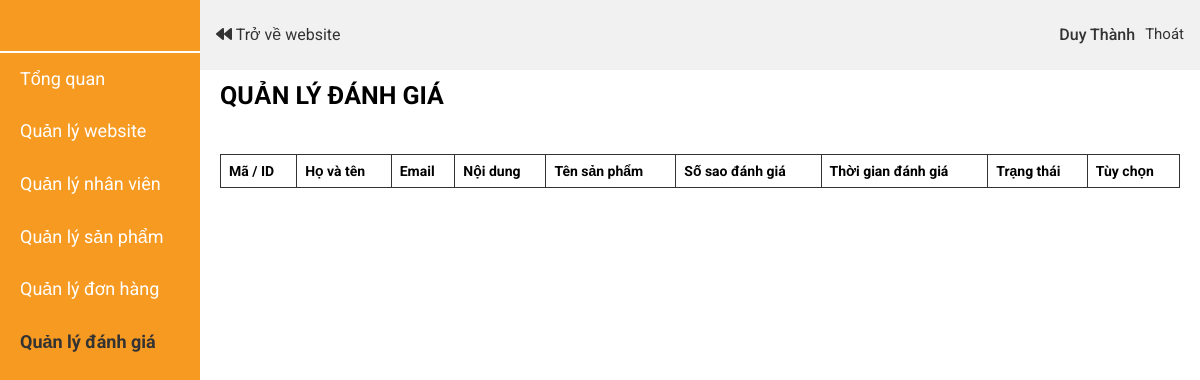
The page /?controller=quanlydanhgia (signed in) on the database as committed earlier.
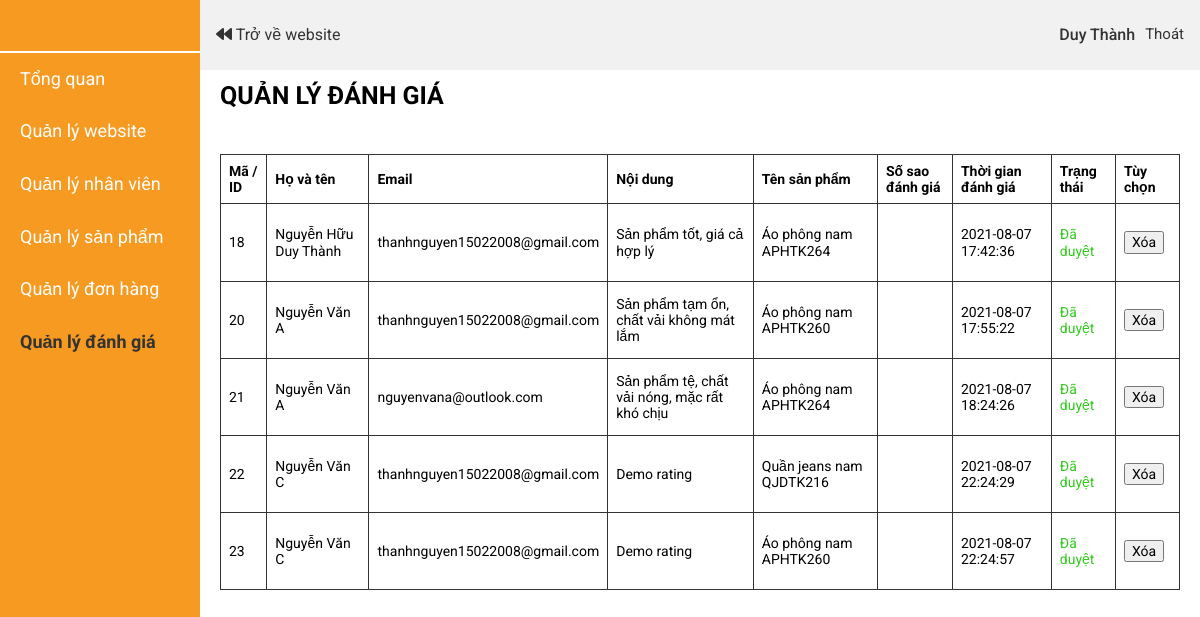
The same page on the database as committed later.
### tables this page shows
CREATE TABLE `rating` (
  `id` int(11) NOT NULL,
  `product_id` int(11) DEFAULT NULL,
  `rate` float DEFAULT NULL,
  `fullname` varchar(100) DEFAULT NULL,
  `email` varchar(100) DEFAULT NULL,
  `content` varchar(1000) DEFAULT NULL,
  `time_rate` datetime DEFAULT NULL,
  `user_id` int(11) DEFAULT NULL,
  `status` int(11) DEFAULT NULL
);

CREATE TABLE `product` (
  `id` int(11) NOT NULL,
  `name` varchar(200) DEFAULT NULL,
  `price` int(11) DEFAULT NULL,
  `image` varchar(200) DEFAULT NULL,
  `description` varchar(1000) DEFAULT NULL,
  `qty` int(11) DEFAULT NULL,
  `catalog` int(11) DEFAULT NULL,
  `total_rate` float DEFAULT NULL,
  `rate_times` int(11) DEFAULT NULL,
  `image2` varchar(200) DEFAULT NULL,
  `image3` varchar(200) DEFAULT NULL,
  `image4` varchar(200) DEFAULT NULL
);

### Controller/C-quanlydanhgia.php (called while the page is built, shortened)
<?php
    if(isset($_SESSION['admin'])){
        $admin = $database->get('admin', array('id'=>$_SESSION['admin']));
    }
    $rating_confirmed = $database->get('rating', array('status'=>1));
    require_once './View/V-quanlydanhgia.php';
?>

### Model/M-database.php (called while the page is built, shortened)
<?php
    class database{
        protected $conn= null;
        protected $host='localhost';
        protected $user='root';
        protected $pass='';
        protected $dbname='fashiongenz';
        public function connect(){
             $this->conn = new mysqli($this->host,$this->user,$this->pass,$this->dbname);
        }
        public function get($table,$condition=array()){
          $sql= "SELECT * FROM $table ";
          if(!empty($condition)){
               $sql.="WHERE";
               foreach ($condition as $key => $value){
                    $sql.= " $key = '$value' AND";
               }
               $sql= trim($sql,"AND");
          }
          $query = mysqli_query($this->conn, $sql);
          $result=array();
          if ($query){
               while ($row= mysqli_fetch_assoc($query)){
                    $result[]=$row;
               }
          }
          return $result;
     }
    }
?>

### View/V-quanlydanhgia.php (the view, shortened to what this page needs)
<!DOCTYPE html>
<html lang="en">
<head>
    <link rel="stylesheet" href="./Assets/Css/grid.css">
    <link rel="stylesheet" href="./Assets/Css/responsive.css">
    <link rel="stylesheet" href="./Assets/Css/base.css">
    <link rel="stylesheet" href="./Assets/Css/main.css">
    <link rel="stylesheet" href="https://cdnjs.cloudflare.com/ajax/libs/rateYo/2.3.2/jquery.rateyo.min.css">
    <link rel="stylesheet" href="https://cdnjs.cloudflare.com/ajax/libs/normalize/8.0.1/normalize.min.css" />
    <link rel="stylesheet" href="./Assets/Fonts/fontawesome-free-5.15.3-web/css/all.min.css">
</head>
<body>
    <div class="grid">
        <div class="row no-gutters">
            <div class="col l-2 m-0 c-0">
                <div class="admin-menu">
                    <ul class="admin-menu__list">
                        <li class="admin-menu__item">
                            <a href="#" class="admin-menu__item-link admin-menu__item-link-has-img">
                            </a>
                        </li>
                        <li class="admin-menu__item">
                            <a href="?controller=trangquantri" class="admin-menu__item-link">Tổng quan</a>
                        </li>
                        <li id="menu1" class="admin-menu__item">
                            <a href="#" class="admin-menu__item-link">Quản lý website</a>
                        </li>
                        <li id="menu1" class="admin-menu__item">
                            <a href="?controller=quanlynhanvien" class="admin-menu__item-link">Quản lý nhân viên</a>
                        </li>
                        <li class="admin-menu__item">
                            <a href="?controller=quanlysanpham" class="admin-menu__item-link">Quản lý sản phẩm</a>
                        </li>
                        <li class="admin-menu__item">
                            <a href="?controller=quanlydonhang" class="admin-menu__item-link">Quản lý đơn hàng</a>
                        </li>
                        <li class="admin-menu__item">
                            <a href="?controller=quanlydanhgia" class="admin-menu__item-link active">Quản lý đánh giá</a>
                        </li>
                    </ul>
                </div>
            </div>
            <div class="col l-10 m-12 c-12">
                <div class="admin-header">
                        <div class="admin-header__sections">
                            <a href="?controller=trangchu" class="admin-header__back-to-website"><i class="fas fa-backward"></i> Trở về website</a>
                        </div>
                        <div class="admin-header__admin-info">
                            <h3 class="admin-header__admin-name"><?php echo $admin[0]['fullname'] ?></h3>
                            <a href="?controller=dangxuatquantri" class="admin-header__admin-logout">Thoát</a>
                        </div>
                    </div>
                <div class="admin-content">
                    <div class="row no-gutters">
                        <div class="col l-12 m-12 c-12">
                            <h3 class="admin-content__heading">Quản lý đánh giá</h3><br>
                            <div class="admin__product">
                                <table class="admin__product-table">
                                    <thead>
                                        <tr>
                                            <th class="admin__product-table-th">Mã / ID</th>
                                            <th class="admin__product-table-th">Họ và tên</th>
                                            <th class="admin__product-table-th">Email</th>
                                            <th class="admin__product-table-th">Nội dung</th>
                                            <th class="admin__product-table-th">Tên sản phẩm</th>
                                            <th class="admin__product-table-th">Số sao đánh giá</th>
                                            <th class="admin__product-table-th">Thời gian đánh giá</th>
                                            <th class="admin__product-table-th">Trạng thái</th>
                                            <th class="admin__product-table-th">Tùy chọn</th>
                                        </tr>
                                    </thead>
                                    <tbody>
                                        <?php foreach($rating_confirmed as $key => $value){ ?>
                                        <tr>
                                            <td class="admin__product-table-td"><?php echo $value['id'] ?></td>
                                            <td class="admin__product-table-td"><?php echo $value['fullname']?></td>
                                            <td class="admin__product-table-td"><?php echo $value['email']?></td>
                                            <td class="admin__product-table-td"><?php echo $value['content']?></td>
                                            <td class="admin__product-table-td">
                                                <?php $product_rating= $database->get('product',array('id'=>$value['product_id']));
                                                      echo $product_rating[0]['name'];
                                                ?>
                                            </td>
                                            <td class="admin__product-table-td"><div class="rateResult" data-rateyo-rating="<?php echo $value['rate']; ?>"></td>
                                            <td class="admin__product-table-td"><?php echo $value['time_rate']?></td>
                                            <td class="admin__product-table-td">
                                                <?php if ($value['status']==0){?>
                                                    <p style='color: red'>Chưa duyệt</p>
                                                <?php }else{ ?>
                                                    <p style='color: #33CC1F'>Đã duyệt</p>
                                                <?php } ?>
                                            </td>
                                            <td class="admin__product-table-td">
                                                <input onclick="window.location ='?controller=xulidanhgia&method=del&id=<?php echo $value['id']; ?>'" type="button" class="btn-option" value="Xóa">
                                            </td>
                                        </tr>
                                        <?php } ?>
                                    </tbody>
                                </table>
                            </div>
                        </div>
                    </div>
                </div>
            </div>
        </div>
    </div>
</body>
</html>

### index.php (shortened to what this page needs)
<?php
    require_once './Model/M-database.php';
    $database = new database();
    if (isset($_GET['controller'])){
        $controller = $_GET['controller'];
    }else{
        $controller = 'trangchu';
    }
    switch ($controller){
        case 'quanlydanhgia':
            require_once './Controller/C-quanlydanhgia.php';
            break;
    }
?>

### Assets/Css/grid.css (style rules this page uses)
.grid { width: 100%; display: block; padding: 0; }
.row { display: flex; flex-wrap: wrap; margin-left: -4px; margin-right: -4px; }
.row.no-gutters { margin-left: 0; margin-right: 0; }
.col { padding-left: 4px; padding-right: 4px; }
.row.no-gutters .col { padding-left: 0; padding-right: 0; }
.c-0 { display: none; }
.c-12 { flex: 0 0 100%; max-width: 100%; }
@media (min-width: 740px) { .row { margin-left: -8px; margin-right: -8px; } }
@media (min-width: 740px) { .col { padding-left: 8px; padding-right: 8px; } }
@media (min-width: 740px) { .m-0 { display: none; } }
@media (min-width: 740px) { .m-1, .m-2, .m-3, .m-4, .m-5, .m-6, .m-7, .m-8, .m-9, .m-10, .m-11, .m-12 { display: block; } }
@media (min-width: 740px) { .m-12 { flex: 0 0 100%; max-width: 100%; } }
@media (min-width: 1113px) { .row { margin-left: -12px; margin-right: -12px; } }
@media (min-width: 1113px) { .col { padding-left: 12px; padding-right: 12px; } }
@media (min-width: 1113px) { .l-1, .l-2, .l-2-4, .l-3, .l-4, .l-5, .l-6, .l-7, .l-8, .l-9, .l-10, .l-11, .l-12 { display: block; } }
@media (min-width: 1113px) { .l-2 { flex: 0 0 16.66667%; max-width: 16.66667%; } }
@media (min-width: 1113px) { .l-10 { flex: 0 0 83.33333%; max-width: 83.33333%; } }
@media (min-width: 1113px) { .l-12 { flex: 0 0 100%; max-width: 100%; } }

### Assets/Css/base.css (style rules this page uses)
:root { --white-color: #fff; --black-color: #000; --text-color: #333; --primary-color: #f79a21; --border-color: #dbdbdb; --header-height: 70px; }
* { box-sizing: inherit; scroll-behavior: smooth; }
html { font-size: 62.5%; line-height: 1.6; font-family: 'Roboto', sans-serif; box-sizing: border-box; }

### Assets/Css/main.css (style rules this page uses)
.package-info__table th,td { border: 1px solid var(--border-color); padding: 5px 10px; font-size: 1.4rem; }
.admin-menu { background-color: var(--primary-color); position: fixed; width: 100%; max-width: 16.66667vw; top: 0; bottom: 0; }
.admin-menu__list { margin: 0; list-style: none; display: flex; flex-direction: column; justify-content: center; }
.admin-menu__list { padding-left: 0; }
.admin-menu__item-link { text-decoration: none; display: block; width: 100%; font-size: 1.8rem; color: var(--white-color); padding: 16px 20px; transition: all linear 0.2s; }
.admin-menu__item-link.active { font-weight: bold; color: var(--text-color); }
.admin-menu__item-link-has-img { position: relative; }
.admin-menu__item-link-has-img::after { position: absolute; content: ''; bottom: 0; right: 0; left: 0; width: 100%; height: 2px; background-color: var(--white-color); }
.admin-header { position: fixed; width: 83.33333vw; right: 0; top: 0; display: flex; align-items: center; height: 70px; background-color: #f1f1f1; justify-content: space-between; }
.admin-header__sections { display: flex; margin-left: 16px; align-items: center; }
.admin-header__back-to-website { color: var(--text-color); text-decoration: none; font-size: 1.6rem; margin-right: 24px; }
.admin-header__admin-info { display: flex; align-items: center; margin-right: 16px; }
.admin-header__admin-name { font-size: 1.6rem; font-weight: 500; color: var(--text-color); }
.admin-header__admin-logout { text-decoration: none; color: var(--text-color); font-size: 1.5rem; margin-left: 10px; font-weight: 400; }
.admin-content { margin: 0 20px; margin-top: 70px; }
.admin-content__heading { font-size: 2.5rem; margin: 12px 0; text-transform: uppercase; }
.admin__product { min-width: 100%; overflow-x: auto; padding-bottom: 20px; }
.admin__product-table { width: 100%; text-align: left; border-collapse: collapse; margin: 0 auto; margin-top: 20px; overflow-x: auto; font-size: 1.4rem; }
.admin__product-table-td, .admin__product-table-th { border: 1px solid var(--text-color); padding: 8px; }
.cart-table table th,td { border: 1px solid var(--border-color); padding: 5px 10px; }

Rows that differ between the two databases and show on the page:
added rating: id "18", fullname "Nguyễn Hữu Duy Thành", email "thanhnguyen15022008@gmail.com", content "Sản phẩm tốt, giá cả hợp lý", product.name "Áo phông nam APHTK264", time_rate "2021-08-07 17:42:36", status "Đã duyệt"
added rating: id "20", fullname "Nguyễn Văn A", email "thanhnguyen15022008@gmail.com", content "Sản phẩm tạm ổn, chất vải không mát lắm", product.name "Áo phông nam APHTK260", time_rate "2021-08-07 17:55:22", status "Đã duyệt"
added rating: id "21", fullname "Nguyễn Văn A", email "nguyenvana@outlook.com", content "Sản phẩm tệ, chất vải nóng, mặc rất khó chịu", product.name "Áo phông nam APHTK264", time_rate "2021-08-07 18:24:26", status "Đã duyệt"
added rating: id "22", fullname "Nguyễn Văn C", email "thanhnguyen15022008@gmail.com", content "Demo rating", product.name "Quần jeans nam QJDTK216", time_rate "2021-08-07 22:24:29", status "Đã duyệt"
added rating: id "23", fullname "Nguyễn Văn C", email "thanhnguyen15022008@gmail.com", content "Demo rating", product.name "Áo phông nam APHTK260", time_rate "2021-08-07 22:24:57", status "Đã duyệt"
